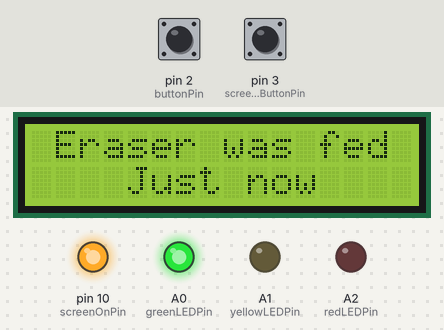
Bench run of a sketch on a simulated Arduino Uno, built with avr-gcc and run on an emulated ATmega328P. Shown: 16×2 character LCD, output pins drawn as LEDs (lit = HIGH). The inputs (shaded band) are chosen by the test bench; at power-on: pin 2 (buttonPin) HIGH, pin 3 (screenOnButtonPin) HIGH.

Above: at 1.6 s.
1.7 s: pin 2 (buttonPin) pulsed LOW 5 times (0.12 s each, 0.3 s apart)
At 3.7 s:
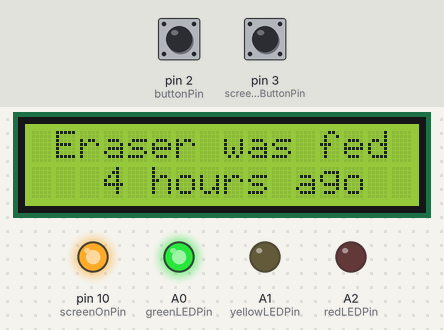
4.7 s: pin 2 (buttonPin) pulled LOW for 0.15 s
At 5.5 s:
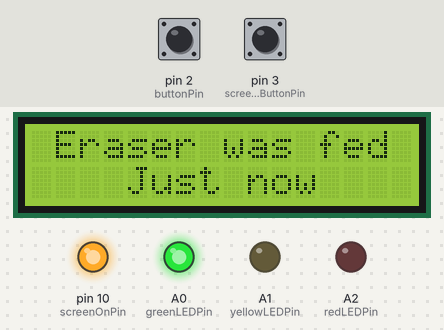
9.0 s: pin 3 (screenOnButtonPin) pulsed LOW 5 times (0.12 s each, 0.3 s apart)
At 11.6 s:
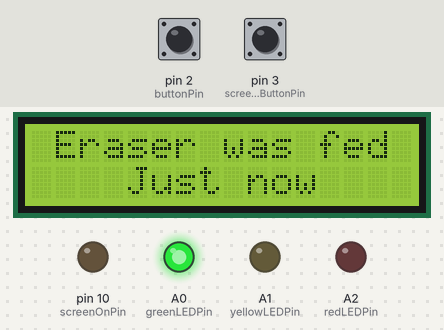
Timing chart, 0 to 13.1 s (numbered marks = the images above; inputs shaded):
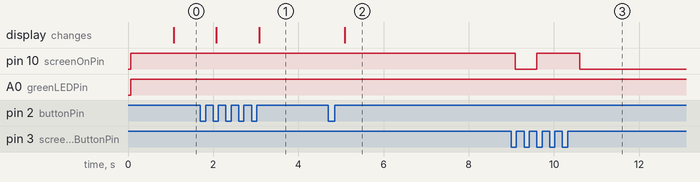

The sketch:

pet_feeding_timer.ino
```cpp
#include "src/logic.h"

void setup() {
  pet_init();
}

void loop() {
  pet_loop();
  delay(500);
}
```

logic.cpp
```cpp
//Include and initialize the LCD screen
//lcd(rs, enable, d4, d5, d6, d7)
#include "logic.h"
#include <LiquidCrystal.h>
static LiquidCrystal lcd(4, 5, 6, 7, 8, 9);

//Pin layout
//Note: Buttons need to be on interrupt enabled pins (2&3 on UNO and Nano)

//Feeding Time intervals
const unsigned long hour = 3600000;   // 3600000 milliseconds in an hour
const unsigned long minute = 60000;   // 60000 milliseconds in a minute
const unsigned long interval1 = 6*hour;   // maybe a treat after 6 hours (yellow LED)
const unsigned long interval2 = 9*hour;   // should feed again after 9 hours (red LED)
const unsigned long screenDelay = 7000;   // Turn screen Off after 7s delay
const unsigned long redrawInterval = 800;   //Redraw screen every 0.8 seconds
volatile unsigned long lastFeedingTime = 0;

//Screen On intervals
volatile unsigned long screenOnTime = 0;
int screenState = 0;   // 1 = backlight on

//Button Timings (for debouncing)
volatile unsigned long previousButtonTime;
volatile unsigned long buttonTime;
volatile unsigned long previousScreenOnButtonTime;
volatile unsigned long screenOnButtonTime;

//Screen Timing
volatile unsigned long previousRedrawTime = 0;

// Testability: shadow of the 16x2 LCD (it cannot be read back)
static char shadow[2][17];
static uint8_t cur_col = 0, cur_row = 0;

static void lcd_set_cursor(uint8_t col, uint8_t row) {
  lcd.setCursor(col, row);
  cur_col = col;
  cur_row = row;
}

static void lcd_print(const String &text) {
  lcd.print(text);
  for (unsigned int i = 0; i < text.length(); i++, cur_col++)
    if (cur_col < 16 && cur_row < 2) shadow[cur_row][cur_col] = text[i];
}

void pet_reset_state() {
  lastFeedingTime = 0;
  screenOnTime = 0;
  screenState = 0;
  previousButtonTime = buttonTime = previousScreenOnButtonTime = screenOnButtonTime = 0;
  previousRedrawTime = 0;
  for (uint8_t r = 0; r < 2; r++) {
    memset(shadow[r], ' ', 16);
    shadow[r][16] = 0;
  }
}

const char *pet_lcd_line(uint8_t row) {
  return shadow[row % 2];
}

void pet_init() {
  pet_reset_state();
  // Set up pin modes, LED -> OUT, buttons -> IN + set pull-up resistors + interrupts
  pinMode(redLEDPin,OUTPUT);
  pinMode(yellowLEDPin,OUTPUT);
  pinMode(greenLEDPin,OUTPUT);
  pinMode(screenOnPin,OUTPUT);
  pinMode(buttonPin, INPUT);
  pinMode(screenOnButtonPin, INPUT);
  digitalWrite(buttonPin, HIGH);
  digitalWrite(screenOnButtonPin, HIGH);
  attachInterrupt(digitalPinToInterrupt(buttonPin), resetTime, FALLING);
  attachInterrupt(digitalPinToInterrupt(screenOnButtonPin), screenON, FALLING);

  // Columns and rows of LCD screen
  screenState = 1;
  lcd.begin(16, 2);
  lcd_set_cursor(1,0);
  lcd_print("Eraser was fed");

   // Debug and communication
   //Serial.begin(9600);
}

void pet_loop() {
  pet_loop_at(millis());
}

void pet_loop_at(unsigned long currentTime) {
  unsigned long deltaTime = currentTime - lastFeedingTime;

  // Check Screen state and light up backlight accordingly
  if (screenState == 1 && currentTime - screenOnTime < screenDelay) {
    digitalWrite(screenOnPin, HIGH);
    //Serial.println("Screen ON");
  }
  else {
    digitalWrite(screenOnPin, LOW);
    //Serial.println("Screen OFF");
    screenState = 0;
  }

  ledFeedingStatus(deltaTime);

  displayFeedingInfo(deltaTime,currentTime);

}

void resetTime() {
  resetTimeAt(millis());
}

void resetTimeAt(unsigned long now) {
  buttonTime = now;

  if (buttonTime - previousButtonTime < 250) {
    //Debouncing
  }
  else if (buttonTime - previousButtonTime < 1000) {
    //Serial.println("-------Feed Button Press---------");
    //Successive clicks of the feeding button will set the time backward an hour
    lastFeedingTime = lastFeedingTime - 1*hour;
    previousButtonTime = buttonTime;
    screenState = 1;
    screenOnTime = buttonTime;
  }
  else {
    //Serial.println("-------Feed Button Press---------");
    //First click of the feeding button resets time
    lastFeedingTime = buttonTime;
    previousButtonTime = buttonTime;
    screenState = 1;
    screenOnTime = buttonTime;
  }
}

void screenON() {
  screenONAt(millis());
}

void screenONAt(unsigned long now) {
  screenOnButtonTime = now;

  if (screenOnButtonTime - previousScreenOnButtonTime > 250) {
    //Serial.println("-------Screen Button Press---------");
    if (screenState == 1) {
      screenState = 0;
    }
    else if (screenState == 0) {
      screenState = 1;
      screenOnTime = screenOnButtonTime;
    }
    previousScreenOnButtonTime = screenOnButtonTime;
  }
}

void displayFeedingInfo(unsigned long deltaTime, unsigned long currentTime) {
  //Print the last feeding time on the LCD
  // Redraw only every redrawInterval to avoid flickering

  if (currentTime - previousRedrawTime > redrawInterval) {

    int hours = deltaTime / hour;
    int minutes = (deltaTime % hour) / minute;

    if (deltaTime / minute < 2) {
      lcd_set_cursor(0,1);
      lcd_print("                ");
      lcd_set_cursor(4,1);
      lcd_print("Just now");
    }
    else if (deltaTime / hour == 0) {
      lcd_set_cursor(0,1);
      lcd_print("                ");
      lcd_set_cursor(1, 1);
      lcd_print(String(minutes)+" minutes ago");
    }
    else if (deltaTime / hour == 1) {
      lcd_set_cursor(0,1);
      lcd_print("                ");
      lcd_set_cursor(3,1);
      lcd_print(String(hours)+" hour ago");
    }
    else {
      lcd_set_cursor(0,1);
      lcd_print("                ");
      lcd_set_cursor(3,1);
      lcd_print(String(hours)+" hours ago");
    }

  previousRedrawTime = currentTime;
  }
}

void ledFeedingStatus(unsigned long deltaTime) {
  // Check Time and light up LEDs accordingly
  if (deltaTime > interval2) {
    digitalWrite(greenLEDPin, LOW);
    digitalWrite(yellowLEDPin, LOW);
    digitalWrite(redLEDPin, HIGH);
  }
  else if (deltaTime > interval1) {
    digitalWrite(greenLEDPin, LOW);
    digitalWrite(yellowLEDPin, HIGH);
    digitalWrite(redLEDPin, LOW);
  }
  else {
    digitalWrite(greenLEDPin, HIGH);
    digitalWrite(yellowLEDPin, LOW);
    digitalWrite(redLEDPin, LOW);
  }
}
```

logic.h
```cpp
// (licence header left out)
#pragma once
#include <Arduino.h>

#define buttonPin 2
#define screenOnButtonPin 3
#define redLEDPin A2
#define yellowLEDPin A1
#define greenLEDPin A0
#define screenOnPin 10

extern const unsigned long hour;   // 3600000 milliseconds in an hour
extern const unsigned long minute;   // 60000 milliseconds in a minute
extern const unsigned long interval1;   // maybe a treat after 6 hours (yellow LED)
extern const unsigned long interval2;   // should feed again after 9 hours (red LED)
extern const unsigned long screenDelay;   // Turn screen Off after 7s delay
extern const unsigned long redrawInterval;   //Redraw screen every 0.8 seconds

extern volatile unsigned long lastFeedingTime;   // millis() of the last feeding
extern volatile unsigned long screenOnTime;
extern int screenState;
extern volatile unsigned long previousButtonTime, buttonTime;
extern volatile unsigned long previousScreenOnButtonTime, screenOnButtonTime;
extern volatile unsigned long previousRedrawTime;

void pet_reset_state();             // globals back to power-up values (pet_init calls it)
void pet_init();                    // setup(): pins, button interrupts (2, 3 on FALLING), LCD greeting
void pet_loop();                    // one loop() pass at millis()
void pet_loop_at(unsigned long currentTime);  // the same pass at a given time
void resetTime();                   // interrupt of the feeding button (uses millis())
void resetTimeAt(unsigned long now);  // the same at a given time
void screenON();                    // interrupt of the screen button
void screenONAt(unsigned long now);
void displayFeedingInfo(unsigned long deltaTime, unsigned long currentTime);
void ledFeedingStatus(unsigned long deltaTime);
const char *pet_lcd_line(uint8_t row);  // LCD row 0/1, 16 characters
```

Measured:
- after the input at 1.7 s, the display: first changes after 0.37 s (image 1 shows a later state)
- after the input at 4.7 s, the display: changes after 0.38 s (image 2)
- after the input at 9.0 s, pin 10 (screenOnPin): HIGH → LOW after 0.10 s instead of 3.1 s
